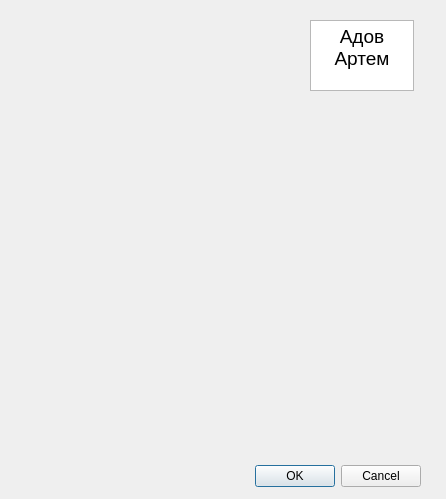
<?xml version="1.0" encoding="UTF-8"?>
<ui version="4.0">
 <class>auth</class>
 <widget class="QDialog" name="auth">
  <property name="geometry">
   <rect>
    <x>0</x>
    <y>0</y>
    <width>446</width>
    <height>499</height>
   </rect>
  </property>
  <property name="windowTitle">
   <string>Информация об авторах</string>
  </property>
  <widget class="QDialogButtonBox" name="buttonBox">
   <property name="geometry">
    <rect>
     <x>80</x>
     <y>460</y>
     <width>341</width>
     <height>32</height>
    </rect>
   </property>
   <property name="orientation">
    <enum>Qt::Horizontal</enum>
   </property>
   <property name="standardButtons">
    <set>QDialogButtonBox::Cancel|QDialogButtonBox::Ok</set>
   </property>
  </widget>
  <widget class="QLabel" name="label">
   <property name="geometry">
    <rect>
     <x>-80</x>
     <y>40</y>
     <width>591</width>
     <height>411</height>
    </rect>
   </property>
   <property name="text">
    <string/>
   </property>
   <property name="pixmap">
    <pixmap>../../../../../Retro Themes/3. Иконки - Icons/1/android_os.png</pixmap>
   </property>
  </widget>
  <widget class="QTextEdit" name="textEdit">
   <property name="geometry">
    <rect>
     <x>310</x>
     <y>20</y>
     <width>104</width>
     <height>71</height>
    </rect>
   </property>
   <property name="html">
    <string>&lt;!DOCTYPE HTML PUBLIC &quot;-//W3C//DTD HTML 4.0//EN&quot; &quot;http://www.w3.org/TR/REC-html40/strict.dtd&quot;&gt;
&lt;html&gt;&lt;head&gt;&lt;meta name=&quot;qrichtext&quot; content=&quot;1&quot; /&gt;&lt;style type=&quot;text/css&quot;&gt;
p, li { white-space: pre-wrap; }
&lt;/style&gt;&lt;/head&gt;&lt;body style=&quot; font-family:'MS Shell Dlg 2'; font-size:8.25pt; font-weight:400; font-style:normal;&quot;&gt;
&lt;p align=&quot;center&quot; style=&quot; margin-top:0px; margin-bottom:0px; margin-left:0px; margin-right:0px; -qt-block-indent:0; text-indent:0px;&quot;&gt;&lt;span style=&quot; font-size:14pt;&quot;&gt;Адов Артем&lt;/span&gt;&lt;/p&gt;&lt;/body&gt;&lt;/html&gt;</string>
   </property>
  </widget>
 </widget>
 <resources/>
 <connections>
  <connection>
   <sender>buttonBox</sender>
   <signal>accepted()</signal>
   <receiver>auth</receiver>
   <slot>accept()</slot>
   <hints>
    <hint type="sourcelabel">
     <x>248</x>
     <y>254</y>
    </hint>
    <hint type="destinationlabel">
     <x>157</x>
     <y>274</y>
    </hint>
   </hints>
  </connection>
  <connection>
   <sender>buttonBox</sender>
   <signal>rejected()</signal>
   <receiver>auth</receiver>
   <slot>reject()</slot>
   <hints>
    <hint type="sourcelabel">
     <x>316</x>
     <y>260</y>
    </hint>
    <hint type="destinationlabel">
     <x>286</x>
     <y>274</y>
    </hint>
   </hints>
  </connection>
 </connections>
</ui>
